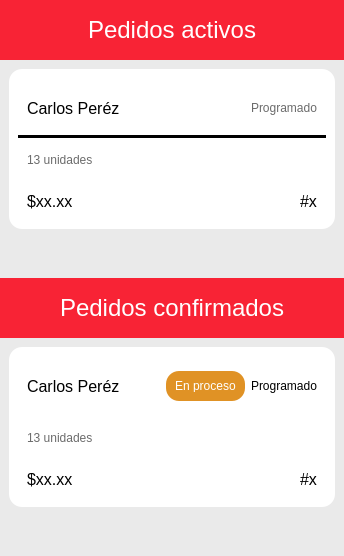
          <widget class="QWidget" name="widget_2" native="true">
           <property name="maximumSize">
            <size>
             <width>500</width>
             <height>16777215</height>
            </size>
           </property>
           <property name="styleSheet">
            <string notr="true">background-color: grey;</string>
           </property>
           <layout class="QVBoxLayout" name="verticalLayout_3" stretch="5,5">
            <property name="spacing">
             <number>0</number>
            </property>
            <property name="leftMargin">
             <number>0</number>
            </property>
            <property name="topMargin">
             <number>0</number>
            </property>
            <property name="rightMargin">
             <number>0</number>
            </property>
            <property name="bottomMargin">
             <number>0</number>
            </property>
            <item>
             <widget class="QWidget" name="widget_3" native="true">
              <property name="styleSheet">
               <string notr="true">background-color: white;</string>
              </property>
              <layout class="QVBoxLayout" name="verticalLayout_5">
               <property name="spacing">
                <number>0</number>
               </property>
               <property name="leftMargin">
                <number>0</number>
               </property>
               <property name="topMargin">
                <number>0</number>
               </property>
               <property name="rightMargin">
                <number>0</number>
               </property>
               <property name="bottomMargin">
                <number>0</number>
               </property>
               <item>
                <widget class="QWidget" name="widget_20" native="true">
                 <property name="minimumSize">
                  <size>
                   <width>0</width>
                   <height>60</height>
                  </size>
                 </property>
                 <property name="maximumSize">
                  <size>
                   <width>16777215</width>
                   <height>60</height>
                  </size>
                 </property>
                 <property name="styleSheet">
                  <string notr="true">background-color: #F82335;</string>
                 </property>
                 <layout class="QHBoxLayout" name="horizontalLayout_3">
                  <property name="spacing">
                   <number>0</number>
                  </property>
                  <property name="leftMargin">
                   <number>0</number>
                  </property>
                  <property name="topMargin">
                   <number>0</number>
                  </property>
                  <property name="rightMargin">
                   <number>0</number>
                  </property>
                  <property name="bottomMargin">
                   <number>0</number>
                  </property>
                  <item>
                   <spacer name="horizontalSpacer">
                    <property name="orientation">
                     <enum>Qt::Orientation::Horizontal</enum>
                    </property>
                    <property name="sizeHint" stdset="0">
                     <size>
                      <width>40</width>
                      <height>20</height>
                     </size>
                    </property>
                   </spacer>
                  </item>
                  <item>
                   <widget class="QLabel" name="label_2">
                    <property name="minimumSize">
                     <size>
                      <width>0</width>
                      <height>60</height>
                     </size>
                    </property>
                    <property name="styleSheet">
                     <string notr="true">font-size: 24px;
color: white;</string>
                    </property>
                    <property name="text">
                     <string>Pedidos activos</string>
                    </property>
                   </widget>
                  </item>
                  <item>
                   <spacer name="horizontalSpacer_2">
                    <property name="orientation">
                     <enum>Qt::Orientation::Horizontal</enum>
                    </property>
                    <property name="sizeHint" stdset="0">
                     <size>
                      <width>40</width>
                      <height>20</height>
                     </size>
                    </property>
                   </spacer>
                  </item>
                 </layout>
                </widget>
               </item>
               <item>
                <widget class="QWidget" name="widget_21" native="true">
                 <property name="styleSheet">
                  <string notr="true">background-color: #EAEAEA;</string>
                 </property>
                 <layout class="QVBoxLayout" name="verticalLayout_13">
                  <item>
                   <widget class="QWidget" name="widget_24" native="true">
                    <property name="minimumSize">
                     <size>
                      <width>0</width>
                      <height>160</height>
                     </size>
                    </property>
                    <property name="maximumSize">
                     <size>
                      <width>16777215</width>
                      <height>160</height>
                     </size>
                    </property>
                    <property name="styleSheet">
                     <string notr="true">background-color: white;
border-radius: 13;</string>
                    </property>
                    <layout class="QVBoxLayout" name="verticalLayout_15">
                     <item>
                      <widget class="QWidget" name="widget_26" native="true">
                       <property name="minimumSize">
                        <size>
                         <width>0</width>
                         <height>60</height>
                        </size>
                       </property>
                       <property name="maximumSize">
                        <size>
                         <width>16777215</width>
                         <height>60</height>
                        </size>
                       </property>
                       <layout class="QHBoxLayout" name="horizontalLayout_14">
                        <item>
                         <widget class="QLabel" name="label_25">
                          <property name="styleSheet">
                           <string notr="true">font-size: 16px;</string>
                          </property>
                          <property name="text">
                           <string>Carlos Peréz</string>
                          </property>
                         </widget>
                        </item>
                        <item>
                         <spacer name="horizontalSpacer_8">
                          <property name="orientation">
                           <enum>Qt::Orientation::Horizontal</enum>
                          </property>
                          <property name="sizeHint" stdset="0">
                           <size>
                            <width>40</width>
                            <height>20</height>
                           </size>
                          </property>
                         </spacer>
                        </item>
                        <item>
                         <widget class="QLabel" name="label_26">
                          <property name="styleSheet">
                           <string notr="true">color: #6B6B6B;</string>
                          </property>
                          <property name="text">
                           <string>Programado</string>
                          </property>
                         </widget>
                        </item>
                       </layout>
                      </widget>
                     </item>
                     <item>
                      <widget class="Line" name="line">
                       <property name="minimumSize">
                        <size>
                         <width>0</width>
                         <height>0</height>
                        </size>
                       </property>
                       <property name="maximumSize">
                        <size>
                         <width>16777215</width>
                         <height>16777215</height>
                        </size>
                       </property>
                       <property name="styleSheet">
                        <string notr="true">background-color: black;</string>
                       </property>
                       <property name="orientation">
                        <enum>Qt::Orientation::Horizontal</enum>
                       </property>
                      </widget>
                     </item>
                     <item>
                      <widget class="QWidget" name="widget_27" native="true">
                       <layout class="QVBoxLayout" name="verticalLayout_18">
                        <item>
                         <widget class="QLabel" name="label_29">
                          <property name="styleSheet">
                           <string notr="true">color: #6B6B6B;</string>
                          </property>
                          <property name="text">
                           <string>13 unidades</string>
                          </property>
                         </widget>
                        </item>
                       </layout>
                      </widget>
                     </item>
                     <item>
                      <widget class="QWidget" name="widget_32" native="true">
                       <layout class="QHBoxLayout" name="horizontalLayout_16">
                        <item>
                         <widget class="QLabel" name="label_30">
                          <property name="styleSheet">
                           <string notr="true">font-size: 16px;</string>
                          </property>
                          <property name="text">
                           <string>$xx.xx</string>
                          </property>
                         </widget>
                        </item>
                        <item>
                         <spacer name="horizontalSpacer_10">
                          <property name="orientation">
                           <enum>Qt::Orientation::Horizontal</enum>
                          </property>
                          <property name="sizeHint" stdset="0">
                           <size>
                            <width>40</width>
                            <height>20</height>
                           </size>
                          </property>
                         </spacer>
                        </item>
                        <item>
                         <widget class="QLabel" name="label_31">
                          <property name="styleSheet">
                           <string notr="true">font-size: 16px;</string>
                          </property>
                          <property name="text">
                           <string>#x</string>
                          </property>
                         </widget>
                        </item>
                       </layout>
                      </widget>
                     </item>
                    </layout>
                   </widget>
                  </item>
                  <item>
                   <spacer name="verticalSpacer_3">
                    <property name="orientation">
                     <enum>Qt::Orientation::Vertical</enum>
                    </property>
                    <property name="sizeHint" stdset="0">
                     <size>
                      <width>20</width>
                      <height>40</height>
                     </size>
                    </property>
                   </spacer>
                  </item>
                 </layout>
                </widget>
               </item>
              </layout>
             </widget>
            </item>
            <item>
             <widget class="QWidget" name="widget_4" native="true">
              <property name="styleSheet">
               <string notr="true">background-color: white;</string>
              </property>
              <layout class="QVBoxLayout" name="verticalLayout_12" stretch="0,0">
               <property name="spacing">
                <number>0</number>
               </property>
               <property name="leftMargin">
                <number>0</number>
               </property>
               <property name="topMargin">
                <number>0</number>
               </property>
               <property name="rightMargin">
                <number>0</number>
               </property>
               <property name="bottomMargin">
                <number>0</number>
               </property>
               <item>
                <widget class="QWidget" name="widget_23" native="true">
                 <property name="minimumSize">
                  <size>
                   <width>0</width>
                   <height>60</height>
                  </size>
                 </property>
                 <property name="maximumSize">
                  <size>
                   <width>16777215</width>
                   <height>60</height>
                  </size>
                 </property>
                 <property name="styleSheet">
                  <string notr="true">background-color: #F82335;</string>
                 </property>
                 <layout class="QHBoxLayout" name="horizontalLayout_4">
                  <property name="spacing">
                   <number>0</number>
                  </property>
                  <property name="leftMargin">
                   <number>0</number>
                  </property>
                  <property name="topMargin">
                   <number>0</number>
                  </property>
                  <property name="rightMargin">
                   <number>0</number>
                  </property>
                  <property name="bottomMargin">
                   <number>0</number>
                  </property>
                  <item>
                   <spacer name="horizontalSpacer_3">
                    <property name="orientation">
                     <enum>Qt::Orientation::Horizontal</enum>
                    </property>
                    <property name="sizeHint" stdset="0">
                     <size>
                      <width>40</width>
                      <height>20</height>
                     </size>
                    </property>
                   </spacer>
                  </item>
                  <item>
                   <widget class="QLabel" name="label_3">
                    <property name="minimumSize">
                     <size>
                      <width>0</width>
                      <height>60</height>
                     </size>
                    </property>
                    <property name="styleSheet">
                     <string notr="true">font-size: 24px;
color: white;</string>
                    </property>
                    <property name="text">
                     <string>Pedidos confirmados</string>
                    </property>
                   </widget>
                  </item>
                  <item>
                   <spacer name="horizontalSpacer_4">
                    <property name="orientation">
                     <enum>Qt::Orientation::Horizontal</enum>
                    </property>
                    <property name="sizeHint" stdset="0">
                     <size>
                      <width>40</width>
                      <height>20</height>
                     </size>
                    </property>
                   </spacer>
                  </item>
                 </layout>
                </widget>
               </item>
               <item>
                <widget class="QWidget" name="widget_22" native="true">
                 <property name="styleSheet">
                  <string notr="true">background-color: #EAEAEA;</string>
                 </property>
                 <layout class="QVBoxLayout" name="verticalLayout_14">
                  <item>
                   <widget class="QWidget" name="widget_25" native="true">
                    <property name="minimumSize">
                     <size>
                      <width>0</width>
                      <height>160</height>
                     </size>
                    </property>
                    <property name="maximumSize">
                     <size>
                      <width>16777215</width>
                      <height>160</height>
                     </size>
                    </property>
                    <property name="styleSheet">
                     <string notr="true">background-color: white;
border-radius: 13;</string>
                    </property>
                    <layout class="QVBoxLayout" name="verticalLayout_16">
                     <item>
                      <widget class="QWidget" name="widget_28" native="true">
                       <property name="minimumSize">
                        <size>
                         <width>0</width>
                         <height>60</height>
                        </size>
                       </property>
                       <property name="maximumSize">
                        <size>
                         <width>16777215</width>
                         <height>60</height>
                        </size>
                       </property>
                       <layout class="QHBoxLayout" name="horizontalLayout_13">
                        <item>
                         <widget class="QLabel" name="label_23">
                          <property name="styleSheet">
                           <string notr="true">font-size: 16px;</string>
                          </property>
                          <property name="text">
                           <string>Carlos Peréz</string>
                          </property>
                         </widget>
                        </item>
                        <item>
                         <spacer name="horizontalSpacer_9">
                          <property name="orientation">
                           <enum>Qt::Orientation::Horizontal</enum>
                          </property>
                          <property name="sizeHint" stdset="0">
                           <size>
                            <width>40</width>
                            <height>20</height>
                           </size>
                          </property>
                         </spacer>
                        </item>
                        <item>
                         <widget class="QWidget" name="widget_30" native="true">
                          <property name="minimumSize">
                           <size>
                            <width>0</width>
                            <height>30</height>
                           </size>
                          </property>
                          <property name="maximumSize">
                           <size>
                            <width>16777215</width>
                            <height>30</height>
                           </size>
                          </property>
                          <property name="styleSheet">
                           <string notr="true">background-color: #E09225;
border-radius: 13;
color: white;</string>
                          </property>
                          <layout class="QHBoxLayout" name="horizontalLayout_15">
                           <item>
                            <widget class="QLabel" name="label_27">
                             <property name="text">
                              <string>En proceso</string>
                             </property>
                            </widget>
                           </item>
                          </layout>
                         </widget>
                        </item>
                        <item>
                         <widget class="QLabel" name="label_24">
                          <property name="text">
                           <string>Programado</string>
                          </property>
                         </widget>
                        </item>
                       </layout>
                      </widget>
                     </item>
                     <item>
                      <widget class="QWidget" name="widget_29" native="true">
                       <property name="styleSheet">
                        <string notr="true">color: #6B6B6B;</string>
                       </property>
                       <layout class="QVBoxLayout" name="verticalLayout_17">
                        <item>
                         <widget class="QLabel" name="label_28">
                          <property name="text">
                           <string>13 unidades</string>
                          </property>
                         </widget>
                        </item>
                       </layout>
                      </widget>
                     </item>
                     <item>
                      <widget class="QWidget" name="widget_31" native="true">
                       <layout class="QHBoxLayout" name="horizontalLayout_17">
                        <item>
                         <widget class="QLabel" name="label_32">
                          <property name="styleSheet">
                           <string notr="true">font-size: 16px;</string>
                          </property>
                          <property name="text">
                           <string>$xx.xx</string>
                          </property>
                         </widget>
                        </item>
                        <item>
                         <spacer name="horizontalSpacer_11">
                          <property name="orientation">
                           <enum>Qt::Orientation::Horizontal</enum>
                          </property>
                          <property name="sizeHint" stdset="0">
                           <size>
                            <width>40</width>
                            <height>20</height>
                           </size>
                          </property>
                         </spacer>
                        </item>
                        <item>
                         <widget class="QLabel" name="label_33">
                          <property name="styleSheet">
                           <string notr="true">font-size: 16px;</string>
                          </property>
                          <property name="text">
                           <string>#x</string>
                          </property>
                         </widget>
                        </item>
                       </layout>
                      </widget>
                     </item>
                    </layout>
                   </widget>
                  </item>
                  <item>
                   <spacer name="verticalSpacer_2">
                    <property name="orientation">
                     <enum>Qt::Orientation::Vertical</enum>
                    </property>
                    <property name="sizeHint" stdset="0">
                     <size>
                      <width>20</width>
                      <height>40</height>
                     </size>
                    </property>
                   </spacer>
                  </item>
                 </layout>
                </widget>
               </item>
              </layout>
             </widget>
            </item>
           </layout>
          </widget>
